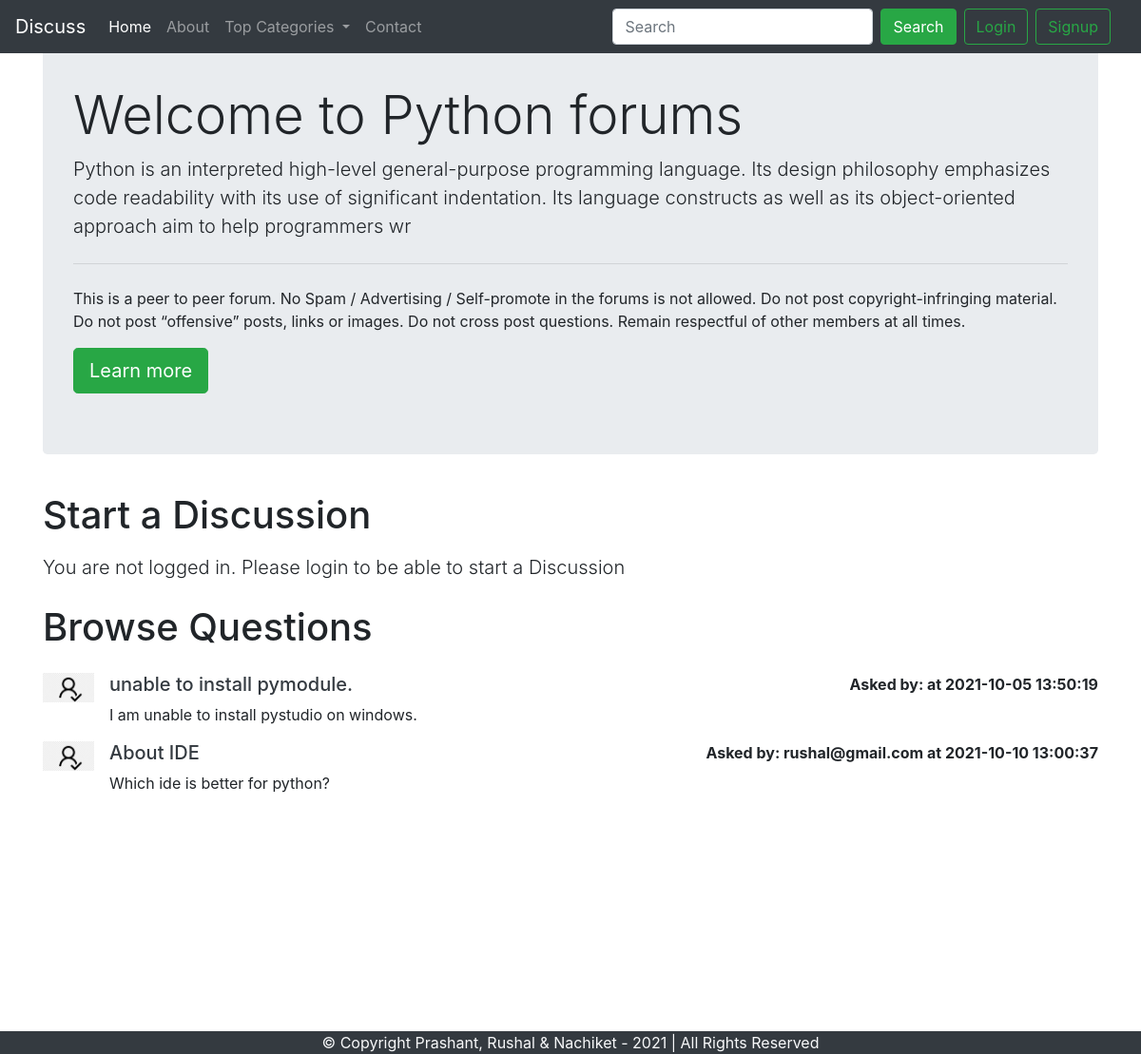
The app's page /threadlist.php?catid=1 with its own data.
### tables this page shows
CREATE TABLE `categories` (
  `category_id` int(8) NOT NULL,
  `category_name` varchar(255) NOT NULL,
  `category_description` varchar(255) NOT NULL,
  `created` datetime NOT NULL DEFAULT current_timestamp()
);

CREATE TABLE `threads` (
  `thread_id` int(7) NOT NULL,
  `thread_title` varchar(255) NOT NULL,
  `thread_desc` text NOT NULL,
  `thread_cat_id` int(7) NOT NULL,
  `thread_user_id` int(7) NOT NULL,
  `timestamp` datetime NOT NULL DEFAULT current_timestamp()
);

CREATE TABLE `users` (
  `sno` int(8) NOT NULL,
  `user_email` varchar(255) NOT NULL,
  `user_pass` varchar(255) NOT NULL,
  `timestamp` datetime NOT NULL DEFAULT current_timestamp()
);

### threadlist.php (the view, shortened to what this page needs)
<!doctype html>
<html lang="en">
<head>
    <link rel="stylesheet" href="https://stackpath.bootstrapcdn.com/bootstrap/4.5.0/css/bootstrap.min.css"
>
</head>
<body>
    <?php include 'partials/_dbconnect.php';?>
    <?php include 'partials/_header.php';?>
    <?php
    $id = $_GET['catid'];
    $sql = "SELECT * FROM `categories` WHERE category_id=$id";
    $result = mysqli_query($conn, $sql);
    while($row = mysqli_fetch_assoc($result)){
        $catname = $row['category_name'];
        $catdesc = $row['category_description'];
    }
    ?>
    <div class="container my-4">
        <div class="jumbotron">
            <h1 class="display-4">Welcome to <?php echo $catname;?> forums</h1>
            <p class="lead"> <?php echo $catdesc;?></p>
            <hr class="my-4">
            <p>This is a peer to peer forum. No Spam / Advertising / Self-promote in the forums is not allowed. Do not
                post copyright-infringing material. Do not post “offensive” posts, links or images. Do not cross post
                questions. Remain respectful of other members at all times.</p>
            <a class="btn btn-success btn-lg" href="#" role="button">Learn more</a>
        </div>
    </div>
    <?php
    if(isset($_SESSION['loggedin']) && $_SESSION['loggedin']==true){
    echo '<div class="container">
            <h1 class="py-2">Start a Discussion</h1>
            <form action="'. $_SERVER["REQUEST_URI"] . '" method="post">
                <div class="form-group">
                    <label for="exampleInputEmail1">Problem Title</label>
                    <input type="text" class="form-control" id="title" name="title" aria-describedby="emailHelp">
                    <small id="emailHelp" class="form-text text-muted">Keep your title as short and crisp as
                        possible</small>
                </div>
                <input type="hidden" name="sno" value="'. $_SESSION["sno"]. '">
                <div class="form-group">
                    <label for="exampleFormControlTextarea1">Ellaborate Your Concern</label>
                    <textarea class="form-control" id="desc" name="desc" rows="3"></textarea>
                </div>
                <button type="submit" class="btn btn-success">Submit</button>
            </form>
        </div>';
    }
    else{
        echo '
        <div class="container">
        <h1 class="py-2">Start a Discussion</h1>
           <p class="lead">You are not logged in. Please login to be able to start a Discussion</p>
        </div>
        ';
    }
    ?>
    <div class="container mb-5" id="ques">
        <h1 class="py-2">Browse Questions</h1>
        <?php
    $id = $_GET['catid'];
    $sql = "SELECT * FROM `threads` WHERE thread_cat_id=$id";
    $result = mysqli_query($conn, $sql);
    while($row = mysqli_fetch_assoc($result)){
        $id = $row['thread_id'];
        $title = $row['thread_title'];
        $desc = $row['thread_desc'];
        $thread_time = $row['timestamp'];
        $thread_user_id = $row['thread_user_id'];
        $sql2 = "SELECT user_email FROM `users` WHERE sno='$thread_user_id'";
        $result2 = mysqli_query($conn, $sql2);
        $row2 = mysqli_fetch_assoc($result2);
        echo '<div class="media my-3">
            <img src="img/userdefault.png" width="54px" class="mr-3" alt="...">
            <div class="media-body">'.
             '<h5 class="mt-0"> <a class="text-dark" href="thread.php?threadid=' . $id. '">'. $title . ' </a></h5>
                '. $desc . ' </div>'.'<div class="font-weight-bold my-0"> Asked by: '. $row2['user_email'] . ' at '. $thread_time . '</div>'.
            '</div>';
        }
    ?>
    </div>
    <?php include 'partials/_footer.php';?>
</body>
</html>

### partials/_header.php (shortened to what this page needs)
<?php
echo '<nav class="navbar navbar-expand-lg navbar-dark bg-dark fixed-top">
<a class="navbar-brand" href="/forum">Discuss</a>
<button class="navbar-toggler" type="button" data-toggle="collapse" data-target="#navbarSupportedContent" aria-controls="navbarSupportedContent" aria-expanded="false" aria-label="Toggle navigation">
  <span class="navbar-toggler-icon"></span>
</button>
<div class="collapse navbar-collapse" id="navbarSupportedContent">
  <ul class="navbar-nav mr-auto">
    <li class="nav-item active">
      <a class="nav-link" href="/forum">Home <span class="sr-only">(current)</span></a>
    </li>
    <li class="nav-item">
      <a class="nav-link" href="about.php">About</a>
    </li>
    <li class="nav-item dropdown">
      <a class="nav-link dropdown-toggle" href="#" id="navbarDropdown" role="button" data-toggle="dropdown" aria-haspopup="true" aria-expanded="false">
        Top Categories
      </a>
      <div class="dropdown-menu" aria-labelledby="navbarDropdown">';
      echo '</div>
    </li>
    <li class="nav-item">
      <a class="nav-link" href="contact.php" >Contact</a>
    </li>
  </ul>
  <div class="row mx-2">';
if(isset($_SESSION['loggedin']) && $_SESSION['loggedin']==true){
  echo '<form class="form-inline my-2 my-lg-0" method="get" action="search.php">
    <input class="form-control mr-sm-2" name="search" type="search" actiion="search.php" placeholder="Search" aria-label="Search">
    <button class="btn btn-success my-2 my-sm-0" type="submit">Search</button>
      <p class="text-light my-0 mx-2">Welcome '. $_SESSION['user_email']. ' </p>
      <a href="partials/_logout.php" class="btn btn-outline-success ml-2">Logout</a>
      </form>';
}
else{
  echo '<form class="form-inline my-2 my-lg-0">
    <input class="form-control mr-sm-2" type="search" placeholder="Search" aria-label="Search">
    <button class="btn btn-success my-2 my-sm-0" type="submit">Search</button>
    </form>
    <button class="btn btn-outline-success ml-2" data-toggle="modal" data-target="#loginModal">Login</button>
    <button class="btn btn-outline-success mx-2" data-toggle="modal" data-target="#signupModal">Signup</button>';
  }
  echo '</div>
      </div>
      </nav>';
?>

### partials/_footer.php
<div class="container-fluid bg-dark text-light fixed-bottom">
    <p class="text-center mb-0">© Copyright Prashant, Rushal & Nachiket - 2021 | All Rights Reserved</p>
</div>

### threadlist.php (style rules this page uses)
#ques { min-height: 433px; }

### records on screen
categories: category_name "Python", category_description "Python is an interpreted high-level general-purpose programming language. Its design philosophy emphasizes code readability with its use of significant indentation. Its language constructs as well as its object-oriented approach aim to help programmers wr"
threads: thread_title "unable to install pymodule.", thread_desc "I am unable to install pystudio on windows.", timestamp "2021-10-05 13:50:19"
threads: thread_title "About IDE", thread_desc "Which ide is better for python?", users.user_email "rushal@gmail.com", timestamp "2021-10-10 13:00:37"
